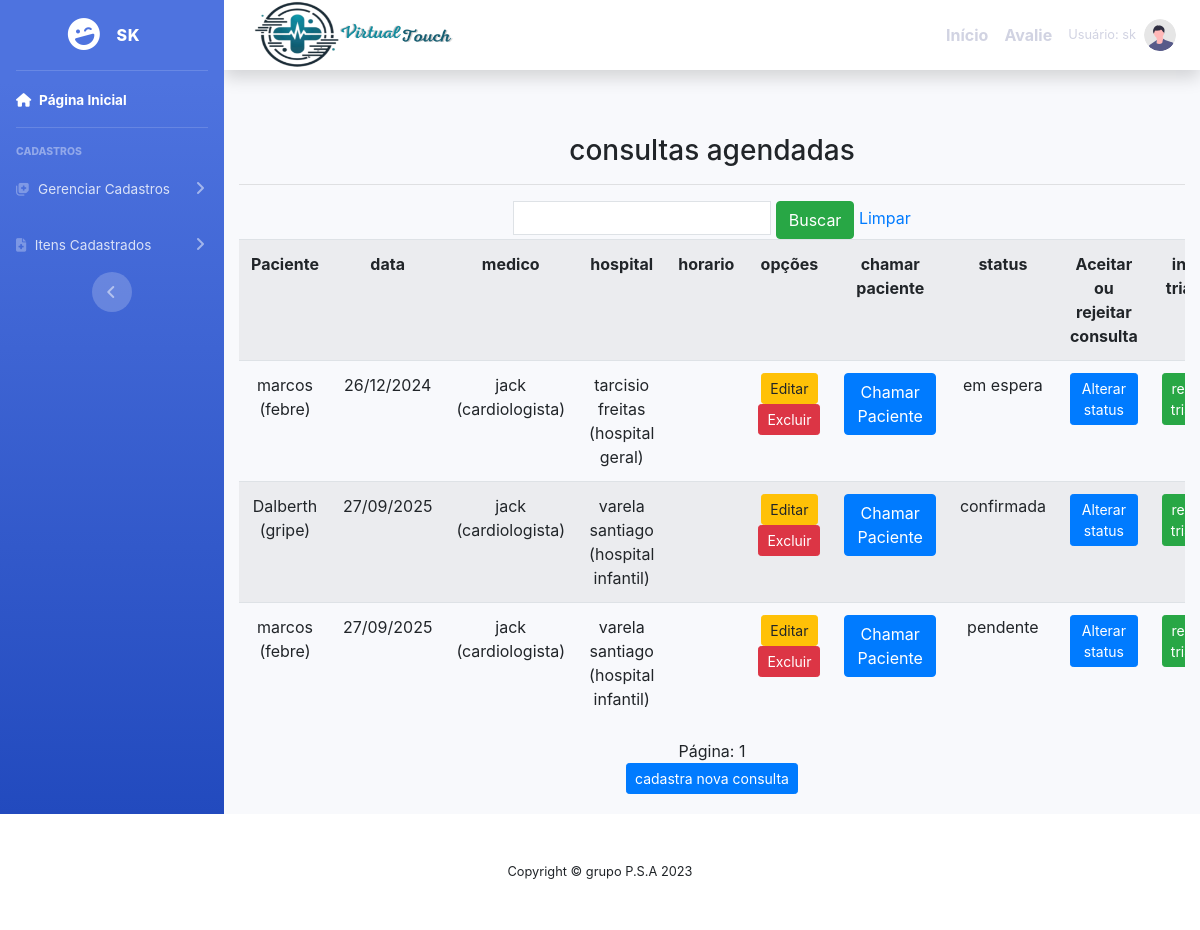
/listar/consulta/ (signed in), run on an earlier commit of the app's database.
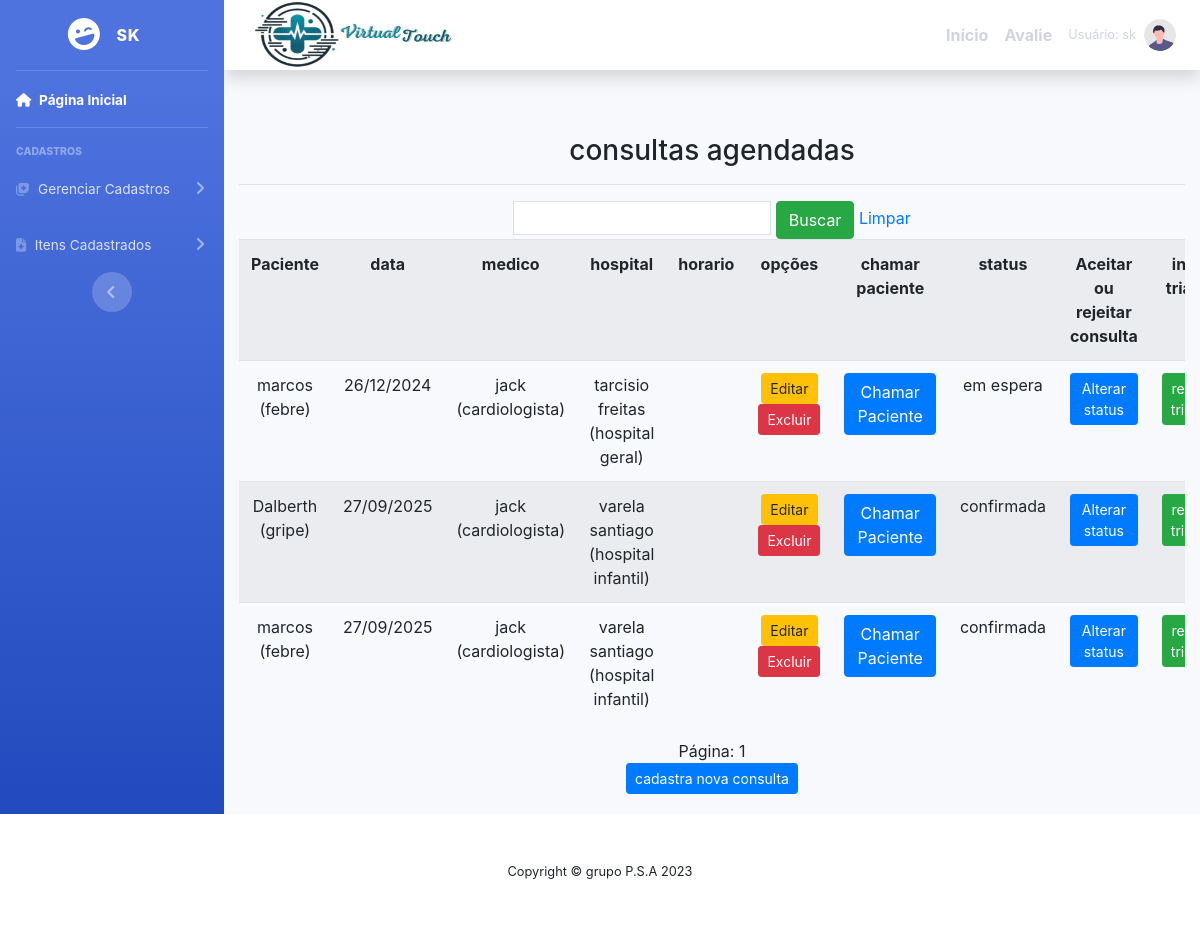
And on a later commit of the database.
### cadastros/models.py (models this page shows, shortened)
class Consulta(models.Model):
    usuario  = models.ForeignKey(User, on_delete=models.PROTECT)
    nome ="consulta"
    paciente = models.ForeignKey(Paciente,on_delete = models.PROTECT)
    data = models.CharField (verbose_name='data', max_length = 10)
    medico = models.ForeignKey (Medico, on_delete=models.PROTECT)
    hospital = models.ForeignKey(Hospital, on_delete=models.PROTECT)
    status = models.CharField( verbose_name ='status' ,max_length=20,  null =True ,blank = True )

class Paciente(models.Model):
    usuario  = models.ForeignKey(User, on_delete=models.PROTECT)
    nome = models.CharField(max_length=50)
    telefone = models.CharField (verbose_name='telefone', max_length=11)
    numero_sus = models.CharField (verbose_name='numero_sus', max_length=15)
    cpf = models.CharField(verbose_name='cpf', max_length=11, null=True, blank=True)
    hospital = models.ForeignKey(Hospital, on_delete=models.PROTECT)
    descricao = models.CharField(max_length=150, verbose_name="descricao")
    sintomas = models.CharField(max_length=150, verbose_name="sintomas")
    doença_cronica = models.CharField(max_length=150, verbose_name="doença_cronica", null =True ,blank = True)
    idade = models.IntegerField (verbose_name='idade')
    usuario = models.ForeignKey(User, related_name='pacientes', on_delete=models.CASCADE)
    usuario_cadastrador = models.ForeignKey(User, related_name='pacientes_cadastrados', on_delete=models.CASCADE)
    def __str__(self):
        return "{} ({})".format(self.nome , self.sintomas)

class Medico(models.Model):
    usuario  = models.ForeignKey(User, on_delete=models.PROTECT)
    numero = models.IntegerField(verbose_name="Número de telefone")
    nome = models.CharField(max_length=50, verbose_name=" nome")
    cpf = models.CharField(max_length = 11 ,verbose_name=" cpf ")
    especificacao = models.CharField(max_length=150)
    hospital = models.ForeignKey(Hospital, on_delete=models.PROTECT)
    def __str__(self):
        return "{} ({})".format( self.nome, self. especificacao)

class Hospital(models.Model):
    usuario = models.ForeignKey(User, on_delete=models.PROTECT)
    nome = models.CharField(max_length=50)
    descricao = models.CharField(max_length=150,
        verbose_name="descricao")
    def __str__(self):
        return "{} ({})".format(self.nome, self.descricao)

### cadastros/views.py (the view)
# urls.py: path('listar/consulta/',ConsultaList.as_view(),
class ConsultaList(ListView):
    login_url = reverse_lazy('login')
    model = Consulta
    template_name = 'listas/consulta.html'
    paginate_by = 5
    def get_queryset(self):
        consultas = Consulta.objects.all().order_by('data')
        lista_consultas_ordenada = []
        consultas_comuns = []
        consultas_preferenciais = []
        for consulta in consultas:
            if consulta.paciente.descricao == 'preferencial':
                consultas_preferenciais.append(consulta)
            else:
                consultas_comuns.append(consulta)
        lista_consultas_ordenada.extend(consultas_preferenciais)
        for i, consulta_preferencial in enumerate(consultas_comuns):
            index = (i + 1) * 1 + i
            lista_consultas_ordenada.insert(index, consulta_preferencial)
        return lista_consultas_ordenada

### paginas/templates/listas/consulta.html (shortened to what this page needs)
{% extends 'modelo.html' %}
{% load static %}
{% block conteudo %}
    <div class="container">
        <h3> consultas agendadas </h3>
        <hr>
        <div class="table-responsive">
            <form action="?" method="GET">
                <input type="text" name="nome" class="p-1 border" value="{{ request.GET.nome }}">
                <button type="submit" class="btn btn-success">Buscar</button>
                <a href="{% url 'Listar-cronograma' %}">Limpar</a>
            </form>
            <table class="table table-striped">
                <tr>
                    <th>Paciente</th>
                    <th>data</th>
                    <th>medico</th>
                    <th>hospital</th>
                    <th>horario</th>
                    <th>opções</th>
                    <th>chamar paciente</th>
                    <th>status</th>
                    {% for group in request.user.groups.all %}
                     {% if group.name == 'Medico' or group.name == 'Admin' %}
                     <th>Aceitar ou rejeitar consulta</th>
                     {% endif %}
                    {% endfor %}
                    {% for group in request.user.groups.all %}
                    {% if group.name == 'Medico' or group.name == 'Admin' %}
                    <th>iniciar triagem </th>
                    {% endif %}
                   {% endfor %}
                </tr>
        {% for consulta in object_list|dictsort:"data" %}
                <tr data-consulta-id="{{consulta.pk}}">
                    <td>{{ consulta.paciente }}</td>
                    <td>{{ consulta.data }}</td>
                    <td>{{ consulta.medico }}</td>
                    <td>{{ consulta.hospital }}</td>
                    <td>{{ consulta.horario }}</td>
                    <td>
                            <a href="{% url 'editar-consulta' consulta.pk %}" class="btn btn-warning btn-sm" title="Editar">Editar</a>
                            <a href="{% url 'excluir-consulta' consulta.pk %}" class="btn btn-danger btn-sm" title="Excluir">Excluir</a>
                    </td>
                    <td>
                        <button class="btn btn-primary chamar-paciente"
                                data-paciente-id="{{ consulta.paciente.id }}"
                                data-csrf="{{ csrf_token }}">
                            Chamar Paciente
                        </button>
                    </td>
                    <td>{{ consulta.status }}</td>
                    <td>
                        {% for group in request.user.groups.all %}
                            {% if group.name == 'Medico' or group.name == 'Admin' %}
                                <a href="{% url 'editar-consulta2' consulta.pk %}" class="btn btn-primary btn-sm" title="Editar"> Alterar status </a>
                            {% endif %}
                        {% endfor %}
                    </td>
                    <td>
                        {% for group in request.user.groups.all %}
                            {% if group.name == 'Medico' or group.name == 'Admin' %}
                                <a href="{% url 'cadastrar-triagem' %}" class="btn btn-success btn-sm" title="triagem"> realizar triagem </a>
                            {% endif %}
                        {% endfor %}
                        {% empty %}
                    </td>
                </tr>
            <tr>
             <td colspan="3">Nenhuma consulta confirmada agendada.</td>
          </tr>
       {% endfor %}
            </table>
            <div class="text-center">
                <span>Página: {{ page_obj.number }}</span>
            </div>
            <a  href="{% url 'cadastrar-consulta' %}"><button class="btn btn-primary btn-sm" >cadastra nova consulta </button></a>
        </div>
    </div>
{% endblock %}

What changed in the data, as far as the page shows it:
changed Consulta (number 3 of 3 on the later page): status "pendente" → "confirmada"
